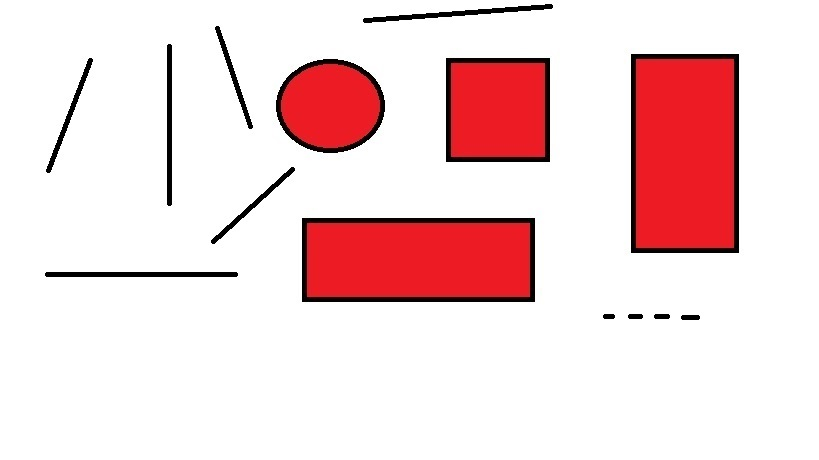
#> input picture geometrica6.jpg, 819 x 460 px, found by its file name
$ python geometricFigures.v2.py
#> lines starting #> are read from the running program, lines starting #| are printed output that depends on the picture; after the words box and inside, x2 and y2 are one past the last pixel; in counts of white or black regions, pixels touching at a corner belong together
import cv2

def Define_figure(figure, w, h):
    figures = (False, False, False, False, False, False, False)
    triangulo, cuadrado, rectangulo, linea, pentagono, hexagono, circulo = figures

    if len(figure) == 3:
        print('Triangulo encontrado\n')
        triangulo = True
    elif len(figure) == 4:
        aspect_ratio = float(w)/h
        print(f'Aspec ratio: {aspect_ratio}')
        if aspect_ratio >= 0.90 and aspect_ratio < 1.1:
            print('Cuadrado encontrado\n')
            cuadrado = True
        elif aspect_ratio > 1 and aspect_ratio < 5:
            print('Rectangulo horizontal encontrado\n')
            rectangulo = True
        elif aspect_ratio < 1 and aspect_ratio > 0.1:
            print('Rectangulo vertical encontrado\n')
            rectangulo = True
        elif aspect_ratio >= 10 or aspect_ratio < 0.1:
            print('Linea encontrada\n')
            linea = True
    elif len(figure) == 5:
        print('Pentagono encontrado\n')
        pentagono = True
    elif len(figure) == 6:
        print('Hexagono encontrado\n')
        hexagono = True
    elif len(figure) > 10:
        print('Circulo Encontrado\n')
        circulo = True

def Get_contours(img):
    contours,_ = cv2.findContours(imgCanny, cv2.RETR_EXTERNAL, cv2.CHAIN_APPROX_SIMPLE)
    cont = 0
    Dopped_line = []

    for cnt in contours:
        cont_string = str(cont)
        cv2.drawContours(imgContours, cnt, -1, (255,0,0), 3)
        epsilon = 0.01*cv2.arcLength(cnt,True)
        approx = cv2.approxPolyDP(cnt,epsilon,True)
        x,y,w,h = cv2.boundingRect(approx)
        cv2.rectangle(imgContours, (x,y), (x+w, y+h), (0,255,0),2)
        cv2.putText(imgContours, cont_string, (x+(w//2)-10, y+(h//2)-10), cv2.FONT_HERSHEY_COMPLEX, 0.7, (0,0,0), 2)
        area = cv2.contourArea(cnt)
        if area < 100:
            Dopped_line.append(cont)
        else:
            print(f'Figura numero: {cont_string}')
            print(f'Area: {area}')
            Define_figure(approx, w, h)
        cont+=1
    print(f'Las figuras numero: {Dopped_line} son parte de una linea punteada')

img = cv2.imread('C:\geometrica6.jpg')
#> img is the input picture: shape (460, 819, 3); mean B, G, R 216.3, 215.1, 242.9
imgContours = img.copy()
imgGray = cv2.cvtColor(img, cv2.COLOR_BGR2GRAY)
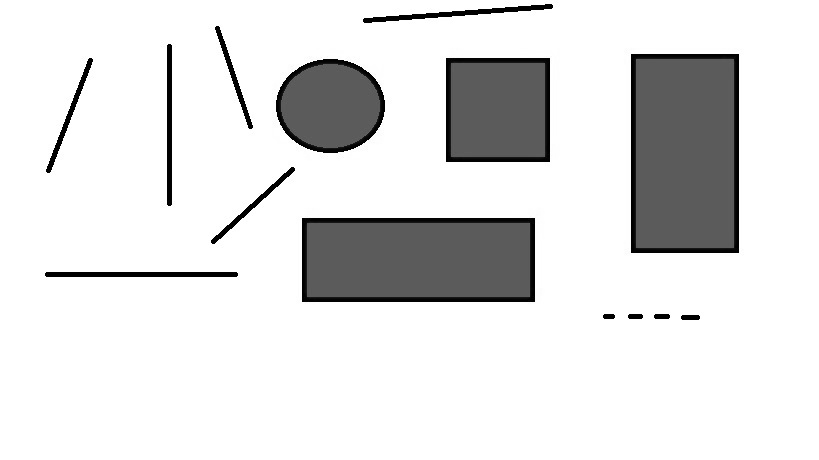
#> imgGray: shape (460, 819); min 0, max 255, mean 223.6
imgBlur = cv2.GaussianBlur(imgGray, (7,7),1)
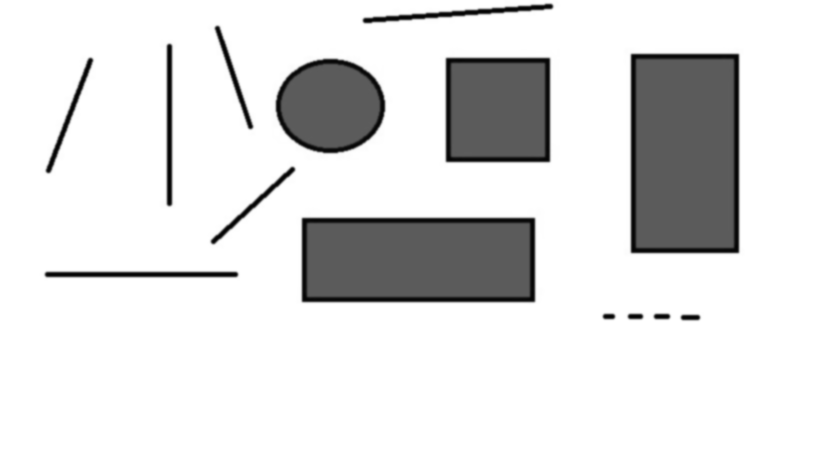
#> imgBlur: shape (460, 819); min 2, max 255, mean 223.6
imgCanny = cv2.Canny(imgBlur, 50, 50)
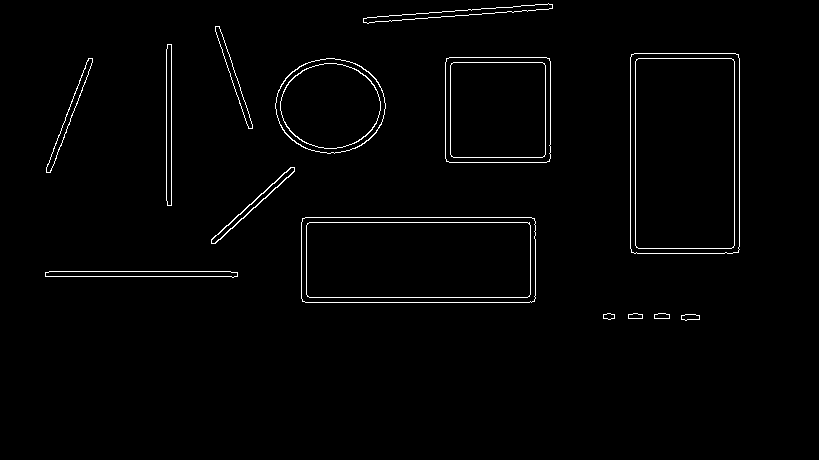
#> imgCanny: shape (460, 819); 1.6% white in thin lines or dots, all inside (x1, y1, x2, y2) = (45, 3, 740, 321)
imgCanny = cv2.dilate(imgCanny, None, iterations=1)
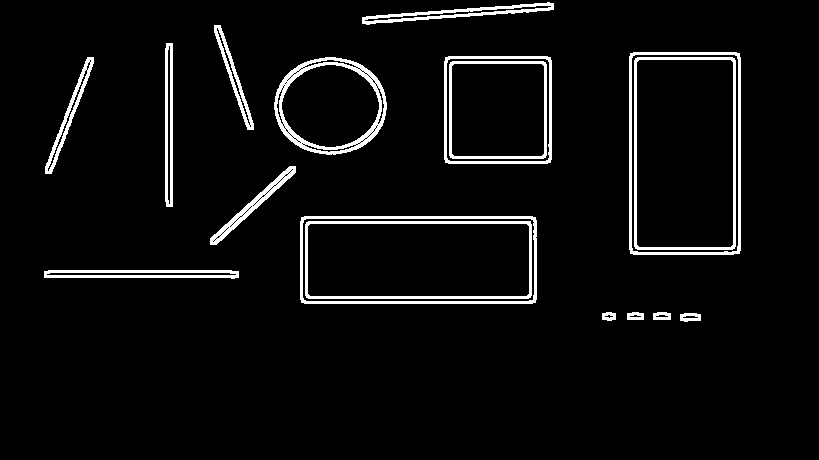
#> imgCanny: shape (460, 819); 4.9% white; 17 white regions, largest, box (x1, y1, x2, y2) and area: (274, 57, 387, 155) 2270, (300, 216, 537, 304) 1921, (629, 52, 741, 255) 1856
imgCanny = cv2.erode(imgCanny, None, iterations=1)
Get_contours(imgCanny)
#> in Get_contours, `contours,_ = cv2.findContours(imgCanny, cv2.RETR_EXTERNAL, cv2.CHAIN_A..`: contours = 14 contours; largest, box (x1, y1, x2, y2) and area: (630, 53, 740, 254) 21771, (301, 217, 536, 303) 19862, (445, 57, 551, 163) 11000, (275, 58, 386, 154) 8109, (45, 271, 238, 278) 952
#> the loop in Get_contours, `for cnt in contours:` made 14 passes
#> (cont_string, epsilon, approx, x, y, w, h, area) on passes 5, 6, 9, 10, 11, 12, 13, 14: ('4', 3.94, [[45, 272], [45, 276], [237, 276], [230, 271]], 45, 271, 193, 6, 952), ('5', 6.34, [[302, 218], [302, 301], [534, 301], [534, 218]], 302, 218, 233, 84, 19862), ('8', 2.71, [[92, 58], [86, 62], [46, 172], [50, 172]], 46, 58, 47, 115, 634), ('9', 4.15, [[446, 58], [446, 161], [549, 161], [549, 58]], 446, 58, 104, 104, 11000), ('10', 6.13, [[631, 54], [631, 252], [738, 252], [738, 54]], 631, 54, 108, 199, 21771), ('11', 3.31, [[167, 44], [166, 200], [171, 205], [171, 44]], 166, 44, 6, 162, 796), ('12', 2.39, [[215, 26], [248, 128], [252, 128], [219, 26]], 215, 26, 38, 103, 538), ('13', 4.01, [[552, 4], [377, 16], [363, 22], [527, 11]], 363, 4, 190, 19, 939)
#> (cont_string, epsilon, x, y, w, h, area) on passes 1 to 4: ('0', 0.457, 681, 314, 19, 7, 85), ('1', 0.388, 654, 313, 16, 6, 68), ('2', 0.368, 628, 313, 15, 6, 61), ('3', 0.317, 603, 313, 12, 7, 51)
#> (printed output is left out)
#> after the loop in Get_contours, `for cnt in contours:`:
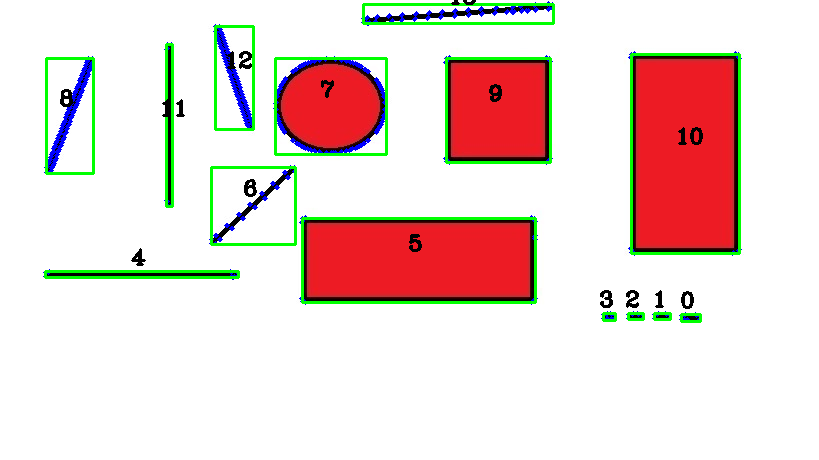
#> imgContours: shape (460, 819, 3); 4.91% of pixels changed, all inside (x1, y1, x2, y2) = (43, 0, 742, 323)
#> after the loop in Get_contours, `for cnt in contours:`: Dopped_line = [0, 1, 2, 3]; cont = 14
#| Las figuras numero: [0, 1, 2, 3] son parte de una linea punteada

cv2.imshow('Figuras', imgContours)
cv2.waitKey(0)

$ run again, with geometrica3.jpg copied over geometrica6.jpg
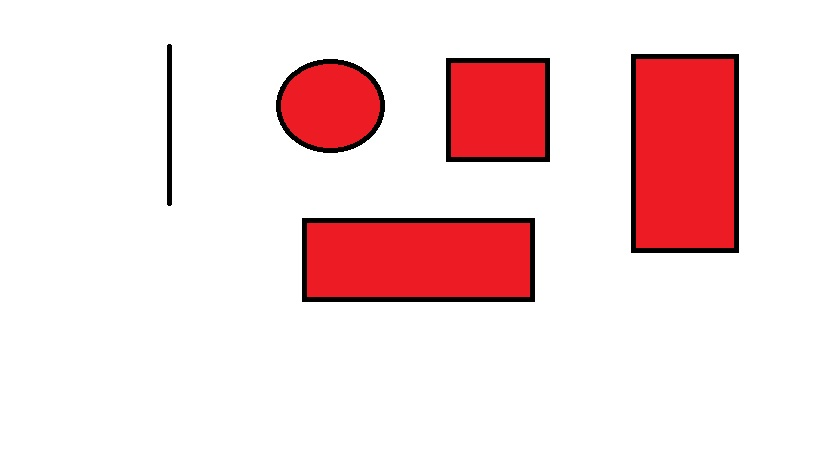
#> input picture geometrica3.jpg, 819 x 460 px, found by its file name
#> img is the input picture: shape (460, 819, 3); mean B, G, R 218.8, 217.6, 245.6
#> `imgCanny = cv2.dilate(imgCanny, None, iterations=1)`:
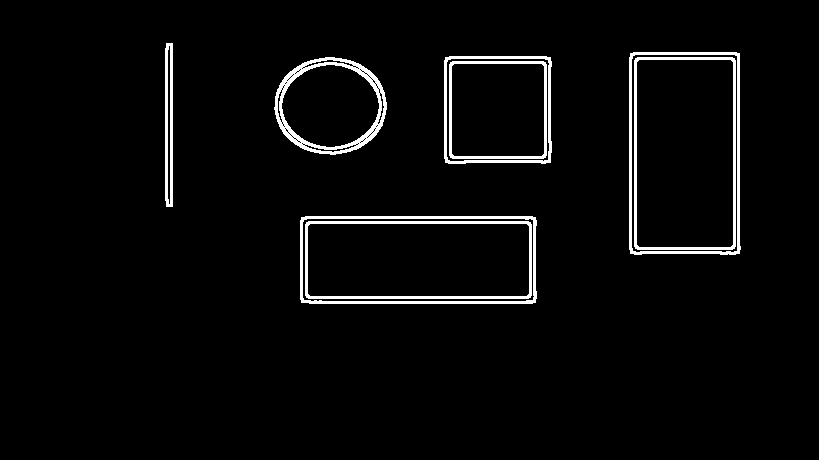
#> imgCanny: shape (460, 819); 3.4% white; 8 white regions, largest, box (x1, y1, x2, y2) and area: (274, 57, 387, 155) 2267, (300, 216, 537, 304) 1930, (629, 52, 741, 255) 1854
#> contours = 5 contours; box (x1, y1, x2, y2) and area: (630, 53, 740, 254) 21498, (301, 217, 536, 303) 19792, (445, 57, 551, 163) 10835, (275, 58, 386, 154) 8085, (166, 44, 172, 206) 795
#> the loop in Get_contours, `for cnt in contours:` made 5 passes
#> (cont_string, epsilon, approx, x, y, w, h, area) on passes 1, 3, 4, 5: ('0', 6.34, [[302, 218], [302, 301], [534, 301], [534, 218]], 302, 218, 233, 84, 19792), ('2', 4.17, [[446, 58], [446, 161], [549, 161], [549, 58]], 446, 58, 104, 104, 10835), ('3', 6.15, [[631, 54], [631, 252], [738, 252], [738, 54]], 631, 54, 108, 199, 21498), ('4', 3.31, [[167, 44], [166, 199], [171, 205], [171, 44]], 166, 44, 6, 162, 795)
#> (printed output is left out)
#> after the loop in Get_contours, `for cnt in contours:`:
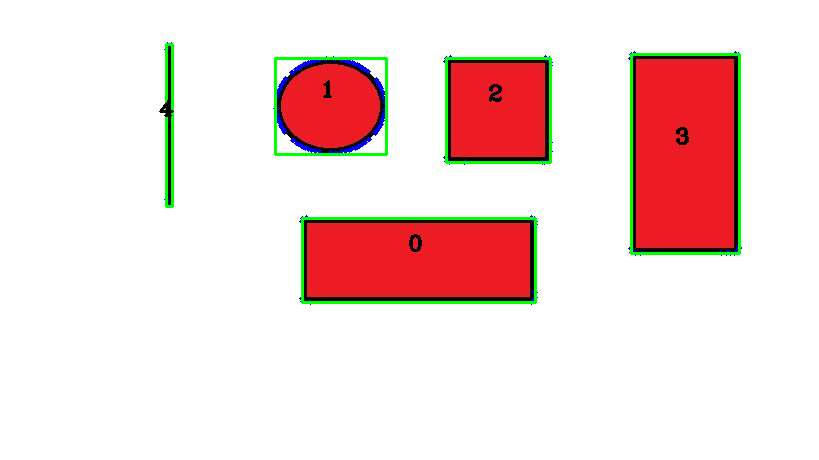
#> imgContours: shape (460, 819, 3); 2.36% of pixels changed, all inside (x1, y1, x2, y2) = (159, 42, 742, 305)
#> after the loop in Get_contours, `for cnt in contours:`: Dopped_line = []; cont = 5
#| Las figuras numero: [] son parte de una linea punteada
